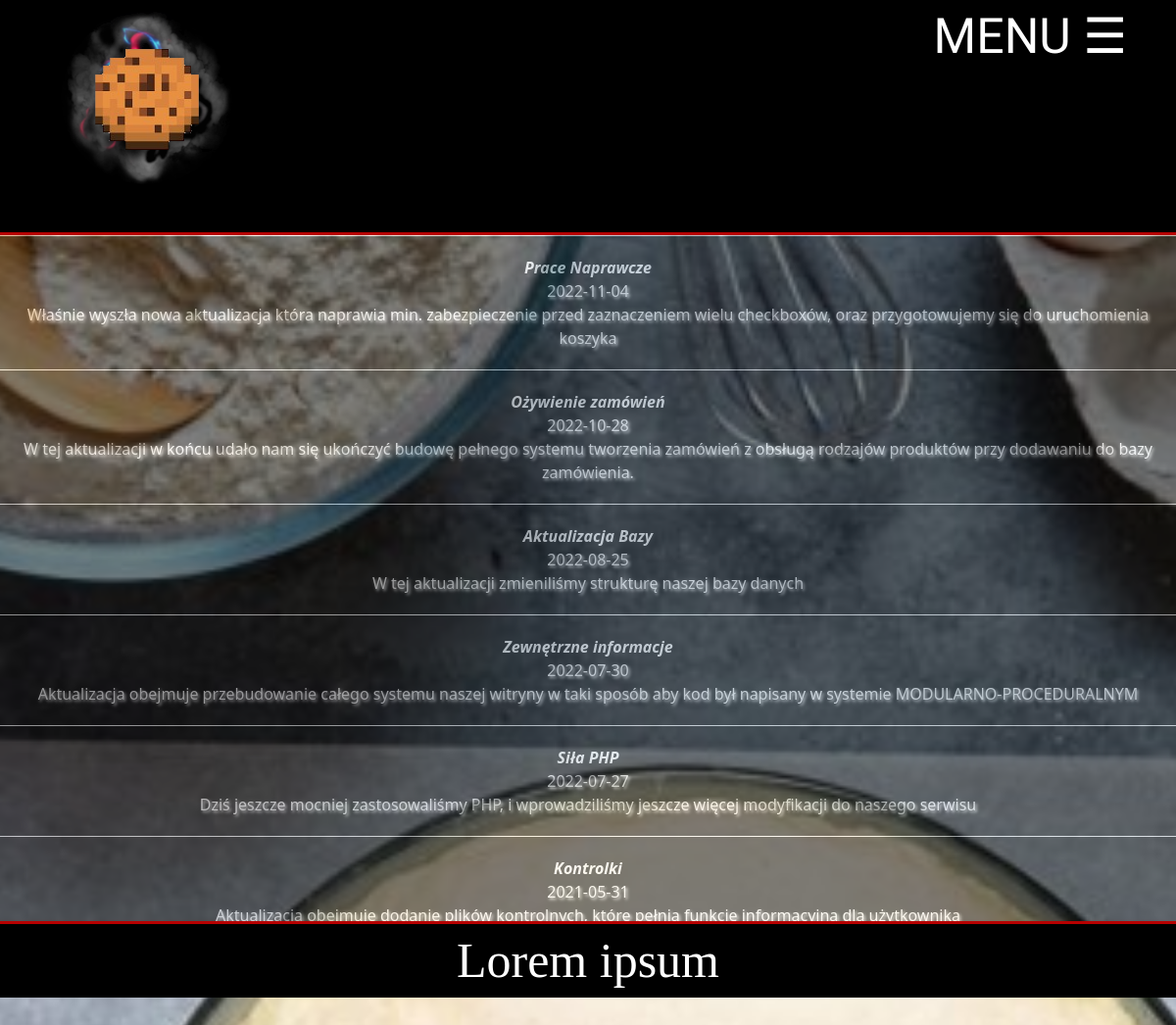
Screenshot of /aktuals.php with the database file from the repository.
### tables this page shows
CREATE TABLE `aktualizacje` (
  `id` int(11) NOT NULL,
  `Nazwa` text NOT NULL,
  `Data` date DEFAULT NULL,
  `Opis` text NOT NULL
);

### aktuals.php (the view, shortened to what this page needs)
<!DOCTYPE html>
<html lang="pl-PL">
<head>
    <link rel="stylesheet" href="css/bootstrap.min.css" type="text/css" />
    <link rel="stylesheet" href="style.css" type="text/css" />
    <link rel="stylesheet" href="css1/font.css" type="text/css" />
</head>
<body>
    <div class="up">
        <div id="logo" onclick="x()">
            <div id="a" class="row col-sm-6">
                <img src="img/logo1.png" title="Logo" alt="Logo" />
            </div>
        </div>
        <ol>
            <li>
                <a href="#">MENU &#9776;</a>
            </li>
        </ol>
    </div>
    <div class="main">
        <div id="c">
            <?php
            require_once "dbconnect.php";
            $conn = @new mysqli($host, $user, $password, $database);
            if ($conn->connect_errno != 0) {
                echo "Error: " . $conn->connect_errno;
            } else {
                $result = @$conn->query("SELECT * FROM aktualizacje ORDER BY id DESC");
                while ($row = $result->fetch_assoc()) {
            ?>
                    <div id="front-zwrot">
                        <b><i><?php echo $row['Nazwa'] ?></i></b>
                        <p><?php echo $row['Data'] ?></p>
                        <p id="#"><?php echo $row['Opis'] ?></p>
                    </div>
            <?php
                }
            }
            ?>
        </div>
    </div>
    <footer>Lorem ipsum</footer>
</body>
</html>

### style.css (style rules this page uses)
body { background-color: #000000; margin: 0; padding: 0; width: 100%; background-image: url("img/tło.png"); background-attachment: fixed; background-position: center; background-repeat: no-repeat; background-size: cover; }
.up { border-bottom: 3px solid #b70000; background-color: #000000; min-height: 240px; margin: 0; padding: 0; width: 100%; color: #ffffff; font-family: "Gloria Hallelujah", cursive; }
#logo { margin: 0; margin-left: 50px; width: 200px; padding: 0; height: 200px; float: left; }
#a img { width: 200px; height: 200px; }
#a { margin: 0; }
ol { margin: 0; }
ol > li { float: right; list-style-type: none; padding: 0; font-size: 50px; text-align: center; margin: 0; }
ol > li > a { text-decoration: none; margin-right: 50px; color: #ffffff; }
.main { padding: 10px; text-align: center; width: 100%; }
.main p, h1 { color: #000000; text-shadow: #ffffff 0.1em 0.1em 0.2em; margin: 0; }
footer { background-color: #000000; width: 100%; text-align: center; color: #ffffff; font-size: 50px; min-height: 20px; font-family: "Cinzel", serif; border-top: 3px #b70000 solid; }
.row { margin: 20px 0; margin-left: auto; margin-right: auto; width: 1000px; }

### aktuals.php (style rules this page uses)
#front-zwrot { width: auto; height: auto; background-color: #000000; opacity: 0.5; color: #ffffff; padding: 20px; margin-left: auto; margin-right: auto; margin-bottom: 0; border-top: #ffffff solid 1px; }
.main { padding: 0; width: 100%; }
#front-zwrot>b { display: inline-block; background-color: #000000; color: #ffffff; }
#c { overflow-y: scroll; height: 700px; }
#front-zwrot>p { display: inline-block; color: #ffffff; width: 100%; }

### rows the page displays
aktualizacje: Nazwa "Prace Naprawcze", Data "2022-11-04", Opis "Właśnie wyszła nowa aktualizacja która naprawia min. zabezpieczenie przed zaznaczeniem wielu checkboxów, oraz przygotowujemy się do uruchomienia koszyka"
aktualizacje: Nazwa "Ożywienie zamówień", Data "2022-10-28", Opis "W tej aktualizacji w końcu udało nam się ukończyć budowę pełnego systemu tworzenia zamówień z obsługą rodzajów produktów przy dodawaniu do bazy zamówienia."
aktualizacje: Nazwa "Aktualizacja Bazy", Data "2022-08-25", Opis "W tej aktualizacji zmieniliśmy strukturę naszej bazy danych"
aktualizacje: Nazwa "Zewnętrzne informacje", Data "2022-07-30", Opis "Aktualizacja obejmuje przebudowanie całego systemu naszej witryny w taki sposób aby kod był napisany w systemie MODULARNO-PROCEDURALNYM"
aktualizacje: Nazwa "Siła PHP", Data "2022-07-27", Opis "Dziś jeszcze mocniej zastosowaliśmy PHP, i wprowadziliśmy jeszcze więcej modyfikacji do naszego serwisu"
aktualizacje: Nazwa "Kontrolki", Data "2021-05-31", Opis "Aktualizacja obejmuje dodanie plików kontrolnych, które pełnią funkcję informacyjną dla użytkownika"
